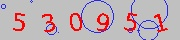
#> input picture www.inform.kz/test.jpg, 180 x 40 px; its folder holds only this picture in this run
$ python -i yzm.py   (imports and definitions only)   (Python 2 division)
#> lines starting #> are read from the running program, lines starting #| are printed output that depends on the picture
# -*- coding: utf-8 -*-
#author@yilifang
#modify@shibin

import Image
import sys
import operator
from os import listdir
from numpy import *
import numpy as np
import StringIO


train_dir="./training_data_select/"

namehash={}
yzmLabels=[]
trainingMat= zeros((372,1600))
#----------------------------------------------------------------------
# [130 lines left out: functions show_pixel, show_split_pixel, findColBorder, findRowBorder, splitimg4, img2Mat and 1 more, not called in this run]
#----------------------------------------------------------------------
def training():
    global yzmLabels
    global trainingMat
    trainingFileList = listdir(train_dir)           #load the training set
    m = len(trainingFileList)
    trainingMat = zeros((m,1600))
    for i in range(m):
        fileNameStr = trainingFileList[i]
        fileStr = fileNameStr.split('.')[0]     #take off .gif
        classNumStr = fileStr.split('_')[0]
        yzmLabels.append(classNumStr)
        im = Image.open(train_dir+fileNameStr)
        trainingMat[i,:]=img2Mat(im,1600)
#----------------------------------------------------------------------
def yzmimage(im):
    training()
    strlist=[]
    (xsList,xeList,ysList,yeList)=splitimg4(im)
    #show_pixel(im)
    if xsList:
        for m in range(4):
            #show_split_pixel(im,xsList[m],xeList[m],ysList[m],yeList[m])
            splitim=im.crop((ysList[m], xsList[m], yeList[m], xeList[m]))
            testMat=img2Mat(splitim,1600)
            classifierResult = classify0(testMat, trainingMat, yzmLabels, 3)
            strlist.append(classifierResult)
        return strlist
    else:
        return None

def imgdata2img(imgdata):
    im=Image.open(StringIO.StringIO(imgdata))
    return im
# [4 lines left out: function img2imgdata, not called in this run]
#在内存中
def yzmimgdata(imgdata):
    im=imgdata2img(imgdata)
    return yzmimage(im)
#
def yzm(fname):
    im = Image.open(fname)
    return yzmimage(im)

>>> import cv2
>>> picture = cv2.imread('../www.inform.kz/test.jpg', cv2.IMREAD_GRAYSCALE)
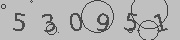
#> picture: shape (40, 180); min 57, max 200, mean 179.4
#> (the run stopped early here; a loop or call above may not have finished)
